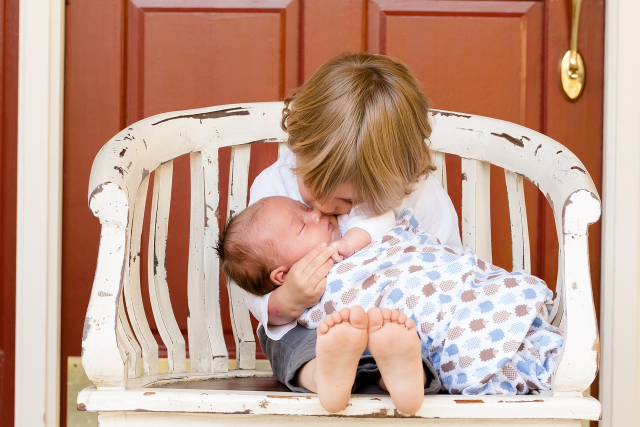
#> input picture youtube/imges/baby.jpg, 1280 x 853 px, found by its file name (shown at 1/2 size)
$ python les5.py
#> lines starting #> are read from the running program, lines starting #| are printed output that depends on the picture
#نظام الاوان في الصورة
import cv2
img=cv2.imread('youtube/imges/baby.jpg')
#> img is the input picture: shape (853, 1280, 3); mean B, G, R 142.2, 158.2, 194.7
gray=cv2.cvtColor(img,cv2.COLOR_BGR2GRAY)
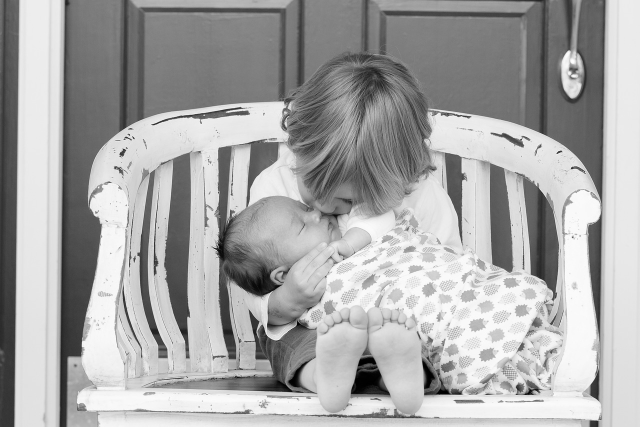
#> gray: shape (853, 1280) (shown at 1/2 size); min 0, max 255, mean 167.3
#new size gry
new_size=cv2.resize(gray,(500,500))
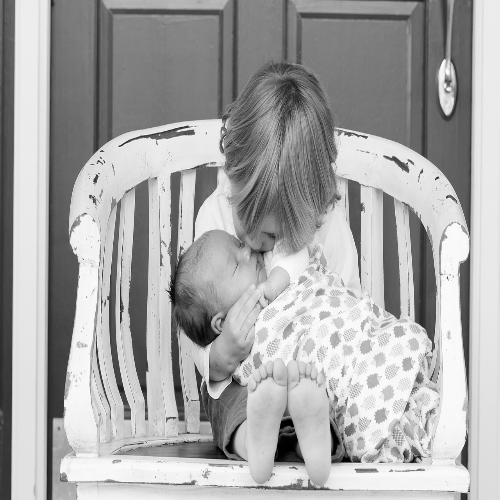
#> new_size: shape (500, 500); min 0, max 254, mean 167.2
#------------------------------------
cv2.imshow('baby',img)
cv2.imshow('new gry',new_size)
cv2.waitKey(0)

$ run again, with youtube/imges/car.jpg copied over youtube/imges/baby.jpg
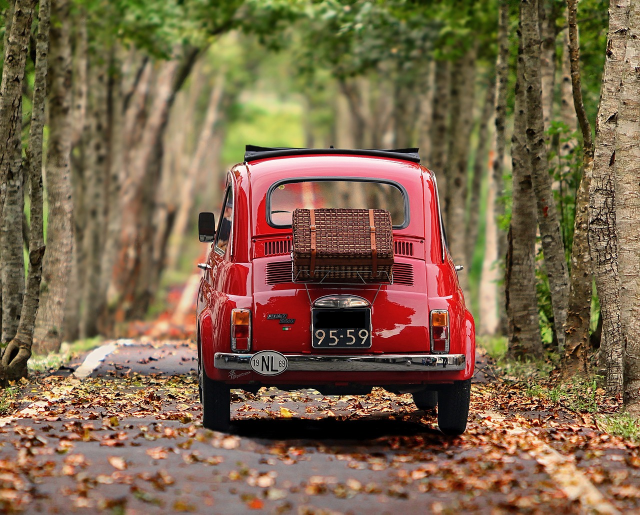
#> input picture youtube/imges/car.jpg, 1280 x 1029 px, found by its file name (shown at 1/2 size)
#> img is the input picture: shape (1029, 1280, 3); mean B, G, R 74.7, 101.2, 125
#> `gray=cv2.cvtColor(img,cv2.COLOR_BGR2GRAY)`:
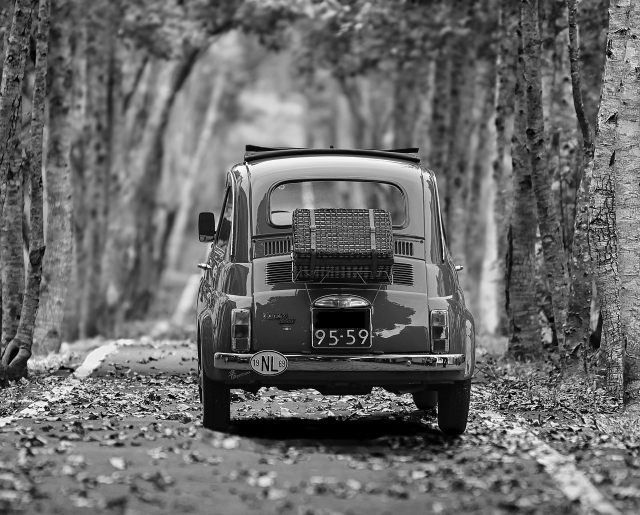
#> gray: shape (1029, 1280) (shown at 1/2 size); min 0, max 255, mean 105.3
#> `new_size=cv2.resize(gray,(500,500))`:
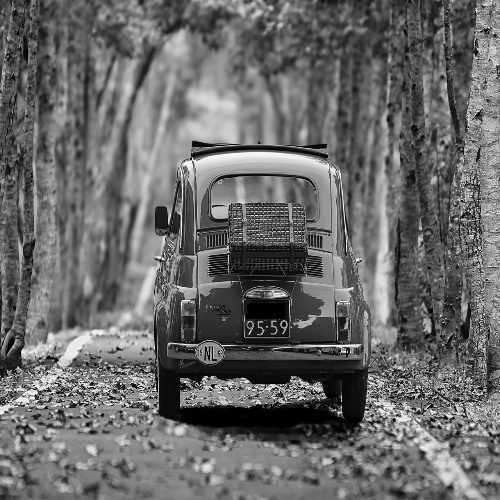
#> new_size: shape (500, 500); min 0, max 254, mean 105.2
